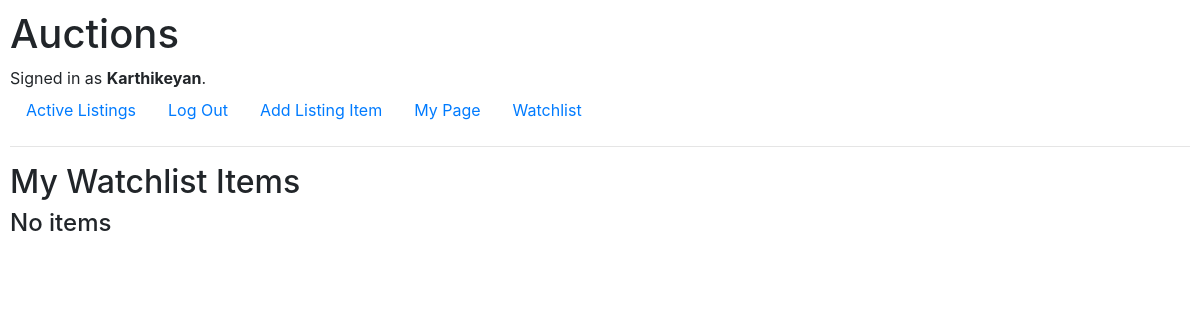
/watchlist (signed in), run on an earlier commit of the app's database.
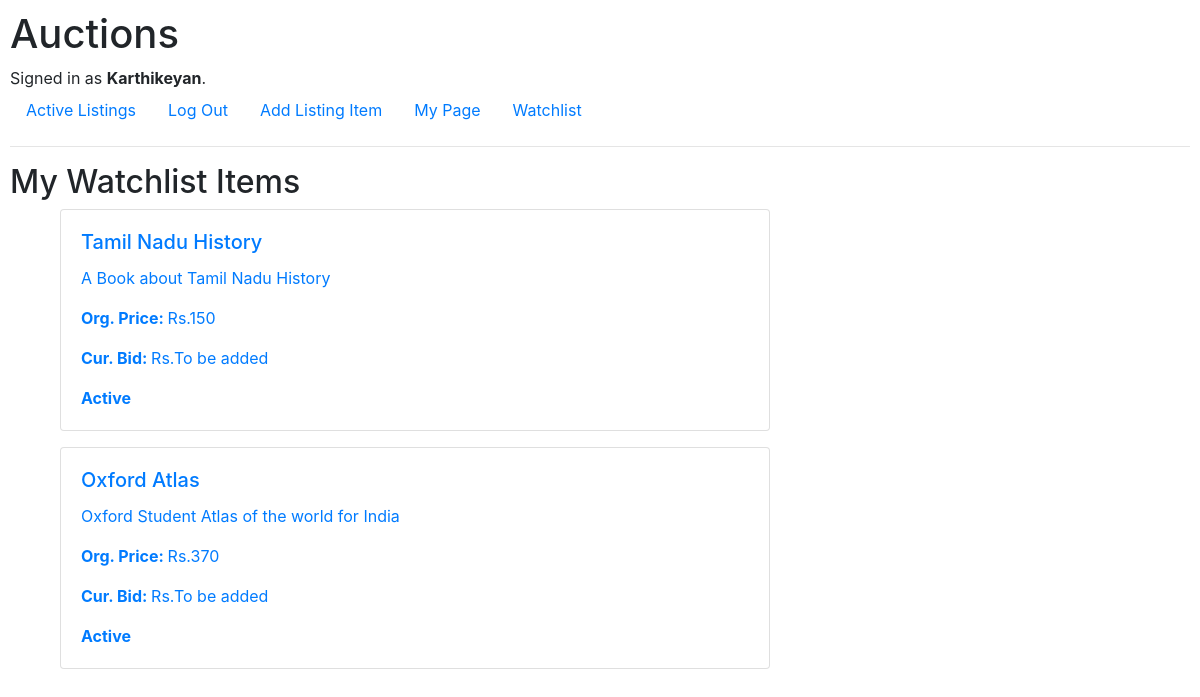
And on a later commit of the database.
### auctions/models.py (models this page shows, shortened)
class listing(models.Model):
    title = models.CharField(max_length=20)
    description = models.CharField(max_length=64)
    price = models.IntegerField()
    category = models.ForeignKey(Category, blank=True, null=True, on_delete=models.CASCADE, related_name="item_type")
    image = models.ImageField(null=True, blank=True, upload_to='images/')
    posted_user = models.ForeignKey(User, related_name="posted_item", on_delete=models.CASCADE, null=True)
    isActive = models.BooleanField(default=True)
    watchlist = models.ManyToManyField(User, null=True, related_name="Watch_items", blank=True)

### auctions/views.py (the view)
# urls.py: path("watchlist", views.watch, name="watch"),
@login_required
def watch(request):
    u = request.user
    items = u.Watch_items.all()
    return render(request, "auctions/mywatchlist.html", {
        "items" : items,
        })

### auctions/templates/auctions/mywatchlist.html (shortened to what this page needs)
{% extends 'auctions/layout.html' %}
{% block body %}
<h2>My Watchlist Items</h2>
    {% for item in items %}
<ul class="list-unstyled">
    <li class="container">
        <a href="{% url 'list' item.title %}" method="post">
                <div class="col-md-8">
                    <div class="card">
                        <div class="card-body">
                            <h5 class="card-title">{{item.title}}</h5>
                            <p class="card-text">{{item.description}}</p>
                            <p class="card-text"><strong>Org. Price: </strong>Rs.{{item.price}}</p>
                            <p class="card-text"><strong>Cur. Bid: </strong>Rs.To be added</p>
                            <p class="card-text">
                                {% if item.isActive == True %}
                                <strong>Active</strong>
                                {%else%}
                                <strong>Sold</strong>
                                {%endif%}
                            </p>
                        </div>
                    </div>
                </div>
        </a>
    </li>
</ul>
    {% empty %}
<h4> No items </h4>
    {% endfor %}
{% endblock %}

What changed in the data, as far as the page shows it:
now on this page (row edited): listing: title "Tamil Nadu History", description "A Book about Tamil Nadu History", price "150", isActive "Active"
now on this page (row edited): listing: title "Oxford Atlas", description "Oxford Student Atlas of the world for India", price "370", isActive "Active"
Also different on the page:
text no longer shown: "No items"
